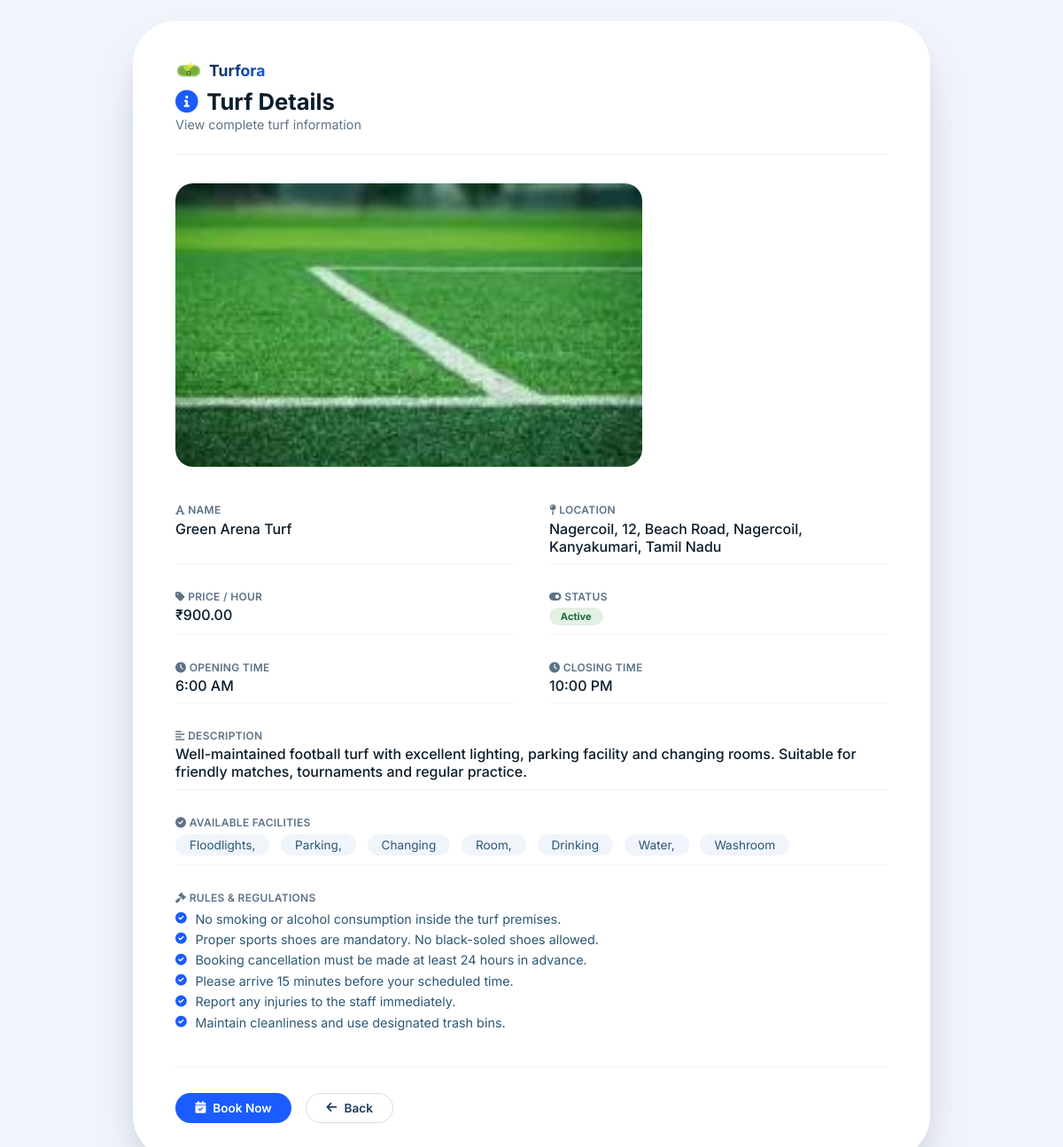
Page /turfdetails/1/ (signed in) on the committed database.
### turforaapp/models.py (models this page shows, shortened)
class Turf(models.Model):
    turf_name = models.CharField(max_length=100)
    location = models.CharField(max_length=100)
    turf_type = models.CharField(max_length=50)
    image = models.ImageField(upload_to='turf_images/', blank=True, null=True)
    description = models.TextField()
    price_per_hour = models.DecimalField(max_digits=10, decimal_places=2)
    available_facilities = models.TextField()
    rating = models.DecimalField(max_digits=3, decimal_places=1, default=0.0)
    address = models.CharField(max_length=255)
    opening_time = models.TimeField()
    closing_time = models.TimeField()
    is_active = models.BooleanField(default=True)

### turforaapp/views.py (the view)
# urls.py: path('turfdetails/<int:id>/',views.turfdetails,name='turfdetails'),
def turfdetails(request, id):
    turf = get_object_or_404(Turf, id=id)
    player_id = request.session.get('player_id')
    if not player_id:
        return redirect('login')
    user = get_object_or_404(
        Playerdetail,
        id=player_id
    )
    return render(request, 'turfdetails.html', {
        'turf': turf,
        'user': user
    })

### turforaapp/templates/turfdetails.html (shortened to what this page needs)
<!DOCTYPE html>
<html lang="en">
<head>
    <link rel="stylesheet" href="https://cdnjs.cloudflare.com/ajax/libs/font-awesome/6.0.0-beta3/css/all.min.css" />
</head>
<body>
    <div class="details-container">
        <div class="page-header">
            <div class="title-group">
                <div class="logo-mini" style="margin-bottom:0.3rem;">
                    <span>Turfora</span>
                </div>
                <h2><i class="fas fa-info-circle"></i> Turf Details</h2>
                <span class="sub">View complete turf information</span>
            </div>
        </div>
        <div class="turf-images">
            {% if turf.image %}
            <img class="main-image" src="{{ turf.image.url }}" alt="{{ turf.turf_name }}">
            {% else %}
            <img class="main-image" src="https://via.placeholder.com/600x400?text=No+Image" alt="No image">
            {% endif %}
        </div>
        <div class="details-grid">
            <div class="detail-item">
                <span class="label"><i class="fas fa-font"></i> Name</span>
                <span class="value">{{ turf.turf_name }}</span>
            </div>
            <div class="detail-item">
                <span class="label"><i class="fas fa-map-pin"></i> Location</span>
                <span class="value">{{ turf.location }}, {{ turf.address }}</span>
            </div>
            <div class="detail-item">
                <span class="label"><i class="fas fa-tag"></i> Price / Hour</span>
                <span class="value">₹{{ turf.price_per_hour }}</span>
            </div>
            <div class="detail-item">
                <span class="label"><i class="fas fa-toggle-on"></i> Status</span>
                <span class="value">
                    {% if turf.is_active %}
                    <span class="status-badge active">Active</span>
                    {% else %}
                    <span class="status-badge inactive">Inactive</span>
                    {% endif %}
                </span>
            </div>
            <div class="detail-item">
                <span class="label"><i class="fas fa-clock"></i> Opening Time</span>
                <span class="value">{{ turf.opening_time|time:"g:i A" }}</span>
            </div>
            <div class="detail-item">
                <span class="label"><i class="fas fa-clock"></i> Closing Time</span>
                <span class="value">{{ turf.closing_time|time:"g:i A" }}</span>
            </div>
            <div class="detail-item full-width">
                <span class="label"><i class="fas fa-align-left"></i> Description</span>
                <span class="value">{{ turf.description }}</span>
            </div>
            <div class="detail-item full-width">
                <span class="label"><i class="fas fa-check-circle"></i> Available Facilities</span>
                <div class="facilities-list">
                {% for facility in turf.available_facilities.split %}
                <span>{{ facility }}</span>
                {% endfor %}
                </div>
            </div>
            <div class="detail-item full-width" style="border-bottom:none;">
                <span class="label"><i class="fas fa-gavel"></i> Rules & Regulations</span>
                <div class="rules-list">
                    <div class="rule-item">
                        <i class="fas fa-check-circle"></i>
                        <span>No smoking or alcohol consumption inside the turf premises.</span>
                    </div>
                    <div class="rule-item">
                        <i class="fas fa-check-circle"></i>
                        <span>Proper sports shoes are mandatory. No black-soled shoes allowed.</span>
                    </div>
                    <div class="rule-item">
                        <i class="fas fa-check-circle"></i>
                        <span>Booking cancellation must be made at least 24 hours in advance.</span>
                    </div>
                    <div class="rule-item">
                        <i class="fas fa-check-circle"></i>
                        <span>Please arrive 15 minutes before your scheduled time.</span>
                    </div>
                    <div class="rule-item">
                        <i class="fas fa-check-circle"></i>
                        <span>Report any injuries to the staff immediately.</span>
                    </div>
                    <div class="rule-item">
                        <i class="fas fa-check-circle"></i>
                        <span>Maintain cleanliness and use designated trash bins.</span>
                    </div>
                </div>
            </div>
        </div>
        <div class="details-actions">
            <a href="{% url 'booknow' user.id turf.id %}" class="btn btn-primary"><i class="fas fa-calendar-check"></i> Book Now</a>
            <a href="{% url 'home' user.id %}" class="btn btn-outline"><i class="fas fa-arrow-left"></i> Back</a>
        </div>
    </div>
</body>
</html>

### turforaapp/templates/turfdetails.html (style rules this page uses)
* { margin: 0; padding: 0; box-sizing: border-box; }
body { font-family: 'Inter', sans-serif; background: #f0f5fc; color: #0b1d2b; padding: 1.5rem; min-height: 100vh; display: flex; align-items: center; justify-content: center; }
.details-container { max-width: 900px; width: 100%; background: #ffffff; border-radius: 48px; box-shadow: 0 30px 60px -20px rgba(0, 20, 30, 0.25), 0 10px 30px -10px rgba(0, 0, 0, 0.05); padding: 2.5rem 3rem; transition: all 0.2s ease; }
.page-header { display: flex; justify-content: space-between; align-items: center; flex-wrap: wrap; gap: 1rem; padding-bottom: 1.5rem; border-bottom: 1px solid #edf2f7; margin-bottom: 2rem; }
.page-header .title-group h2 { font-size: 1.6rem; font-weight: 700; color: #0b1d2b; display: flex; align-items: center; gap: 0.6rem; }
.page-header .title-group h2 i { color: #1a5cff; }
.page-header .title-group .sub { color: #5d7388; font-size: 0.9rem; }
.logo-mini { display: flex; align-items: center; gap: 0.5rem; font-weight: 700; font-size: 1.1rem; color: #0b1d2b; }
.logo-mini svg { width: 30px; height: 30px; }
.logo-mini span { background: linear-gradient(145deg, #0b1d2b, #1a5cff); -webkit-background-clip: text; -webkit-text-fill-color: transparent; }
.btn { padding: 0.5rem 1.4rem; border-radius: 40px; font-weight: 600; font-size: 0.85rem; border: none; cursor: pointer; transition: 0.15s; font-family: inherit; display: inline-flex; align-items: center; gap: 0.5rem; text-decoration: none; }
.btn-primary { background: #1a5cff; color: white; }
.btn-outline { background: transparent; color: #1e3a5f; border: 1.5px solid #d0dce8; }
.turf-images { display: grid; grid-template-columns: 2fr 1fr; gap: 0.8rem; margin-bottom: 2rem; }
.turf-images .main-image { width: 100%; height: 320px; object-fit: cover; border-radius: 20px; background: #dce4ed; }
.details-grid { display: grid; grid-template-columns: 1fr 1fr; gap: 1.2rem 2.5rem; margin-bottom: 1.5rem; }
.detail-item { display: flex; flex-direction: column; gap: 0.2rem; padding: 0.6rem 0; border-bottom: 1px solid #f0f5fc; }
.detail-item.full-width { grid-column: 1 / -1; }
.detail-item .label { font-size: 0.75rem; font-weight: 600; text-transform: uppercase; letter-spacing: 0.3px; color: #5d7388; }
.detail-item .value { font-size: 1rem; font-weight: 500; color: #0b1d2b; }
.detail-item .value .status-badge { padding: 0.2rem 0.8rem; border-radius: 30px; font-size: 0.7rem; font-weight: 700; display: inline-block; }
.status-badge.active { background: #e3f0e5; color: #1d6b3c; }
.facilities-list { display: flex; flex-wrap: wrap; gap: 0.5rem 0.8rem; margin-top: 0.2rem; }
.facilities-list span { background: #f0f5fc; padding: 0.25rem 1rem; border-radius: 30px; font-size: 0.85rem; color: #2c5775; }
.rules-list { display: flex; flex-direction: column; gap: 0.4rem; margin-top: 0.3rem; }
.rules-list .rule-item { display: flex; align-items: flex-start; gap: 0.6rem; font-size: 0.9rem; color: #2c5775; }
.rules-list .rule-item i { color: #1a5cff; margin-top: 0.15rem; font-size: 0.8rem; }
.details-actions { display: flex; gap: 1rem; flex-wrap: wrap; margin-top: 2rem; padding-top: 1.8rem; border-top: 1px solid #edf2f7; }

### rows in the picture
Turf: image (picture), turf_name "Green Arena Turf", location "Nagercoil", address "12, Beach Road, Nagercoil, Kanyakumari, Tamil Nadu", price_per_hour "900.00", opening_time "6:00 AM", closing_time "10:00 PM", description "Well-maintained football turf with excellent lighting, parking facility and changing rooms. Suitable for friendly matches, tournaments and regular practice."

### other values in the picture
{{ facility }} "Floodlights," "Parking," "Changing" "Room," "Drinking" "Water," "Washroom"
